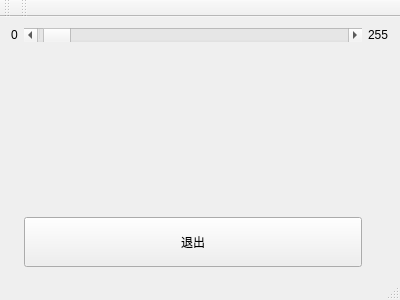
<?xml version="1.0" encoding="UTF-8"?>
<ui version="4.0">
 <class>MainWindow</class>
 <widget class="QMainWindow" name="MainWindow">
  <property name="geometry">
   <rect>
    <x>0</x>
    <y>0</y>
    <width>400</width>
    <height>300</height>
   </rect>
  </property>
  <property name="windowTitle">
   <string>BackLight</string>
  </property>
  <widget class="QWidget" name="centralWidget">
   <layout class="QVBoxLayout" name="verticalLayout_2">
    <item>
     <layout class="QGridLayout" name="gridLayout">
      <item row="0" column="2">
       <widget class="QLabel" name="label_2">
        <property name="sizePolicy">
         <sizepolicy hsizetype="Preferred" vsizetype="Expanding">
          <horstretch>0</horstretch>
          <verstretch>0</verstretch>
         </sizepolicy>
        </property>
        <property name="text">
         <string>255</string>
        </property>
       </widget>
      </item>
      <item row="0" column="1">
       <widget class="QScrollBar" name="slider">
        <property name="sizePolicy">
         <sizepolicy hsizetype="Expanding" vsizetype="Fixed">
          <horstretch>0</horstretch>
          <verstretch>50</verstretch>
         </sizepolicy>
        </property>
        <property name="maximumSize">
         <size>
          <width>16777215</width>
          <height>16777215</height>
         </size>
        </property>
        <property name="maximum">
         <number>255</number>
        </property>
        <property name="value">
         <number>5</number>
        </property>
        <property name="orientation">
         <enum>Qt::Horizontal</enum>
        </property>
       </widget>
      </item>
      <item row="1" column="1">
       <spacer name="verticalSpacer">
        <property name="orientation">
         <enum>Qt::Vertical</enum>
        </property>
        <property name="sizeHint" stdset="0">
         <size>
          <width>20</width>
          <height>200</height>
         </size>
        </property>
       </spacer>
      </item>
      <item row="0" column="0">
       <widget class="QLabel" name="label">
        <property name="sizePolicy">
         <sizepolicy hsizetype="Preferred" vsizetype="Expanding">
          <horstretch>0</horstretch>
          <verstretch>0</verstretch>
         </sizepolicy>
        </property>
        <property name="maximumSize">
         <size>
          <width>16777215</width>
          <height>16777215</height>
         </size>
        </property>
        <property name="text">
         <string>0</string>
        </property>
       </widget>
      </item>
      <item row="2" column="1">
       <widget class="QPushButton" name="exitBtn">
        <property name="minimumSize">
         <size>
          <width>0</width>
          <height>50</height>
         </size>
        </property>
        <property name="text">
         <string>退出</string>
        </property>
       </widget>
      </item>
     </layout>
    </item>
   </layout>
   <zorder></zorder>
  </widget>
  <widget class="QMenuBar" name="menuBar">
   <property name="geometry">
    <rect>
     <x>0</x>
     <y>0</y>
     <width>400</width>
     <height>23</height>
    </rect>
   </property>
  </widget>
  <widget class="QToolBar" name="mainToolBar">
   <attribute name="toolBarArea">
    <enum>TopToolBarArea</enum>
   </attribute>
   <attribute name="toolBarBreak">
    <bool>false</bool>
   </attribute>
  </widget>
  <widget class="QStatusBar" name="statusBar"/>
  <widget class="QToolBar" name="toolBar">
   <property name="windowTitle">
    <string>toolBar</string>
   </property>
   <attribute name="toolBarArea">
    <enum>TopToolBarArea</enum>
   </attribute>
   <attribute name="toolBarBreak">
    <bool>false</bool>
   </attribute>
  </widget>
 </widget>
 <layoutdefault spacing="6" margin="11"/>
 <resources/>
 <connections/>
</ui>
